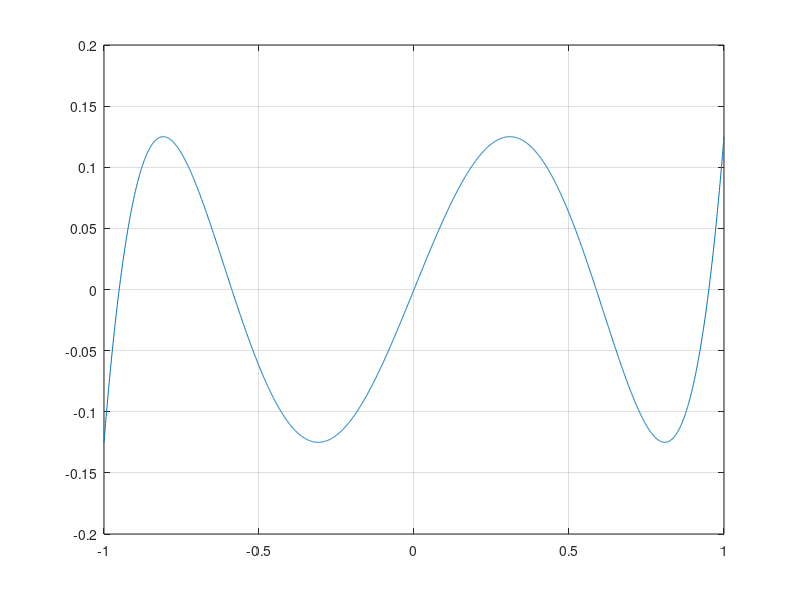

Recreate this plot in MATLAB.
clc
clear
format short;

N = 2000;
t = linspace(-1, 1, N);
y = zeros(1, N);

n = 5;
T = 1;

temp_T1 = 1;
temp_T2 = [1 0];
for i = 3:n+1
    T = conv([2,0], temp_T2);
    dif = length(T) - length(temp_T1);
    for j = 1:length(temp_T1)
        T(j+dif) = T(j+dif) - temp_T1(j);
    end

    temp_T1 = temp_T2;
    temp_T2 = T;
end

T = T/(2^(n-2));
disp(T);

y = polyval(T, t);
plot(t, y); grid;
